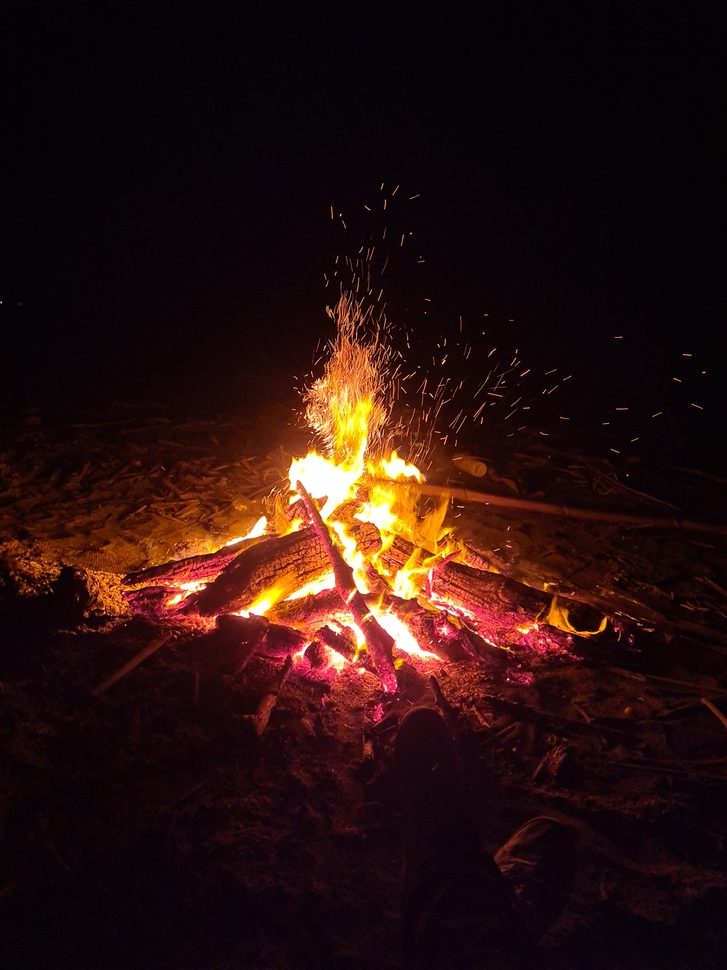
#> input picture scripts/imgs/campfire.jpg, 727 x 970 px, shrunk from 3024 x 4032 before the run
$ python -i quality_detection_module.py   (imports and definitions only)   (older library calls are emulated)
#> lines starting #> are read from the running program, lines starting #| are printed output that depends on the picture
#> further down, picture is the input picture: shape (970, 727, 3); mean B, G, R 15.2, 17.6, 41.4
import cv2
import numpy as np
import numpy.typing as npt
from PIL.Image import Image

from app.data.interfaces.visual_data import ImageQualityData, VisualData
from app.processing.pipeline.base_module import VisualModule


def sharpness_measurement(image: npt.NDArray[np.uint8]) -> float:
    """
    Measure image sharpness using Laplacian variance method.
    A higher variance indicates a sharper image.
    """
    gray_image = cv2.cvtColor(image, cv2.COLOR_BGR2GRAY)
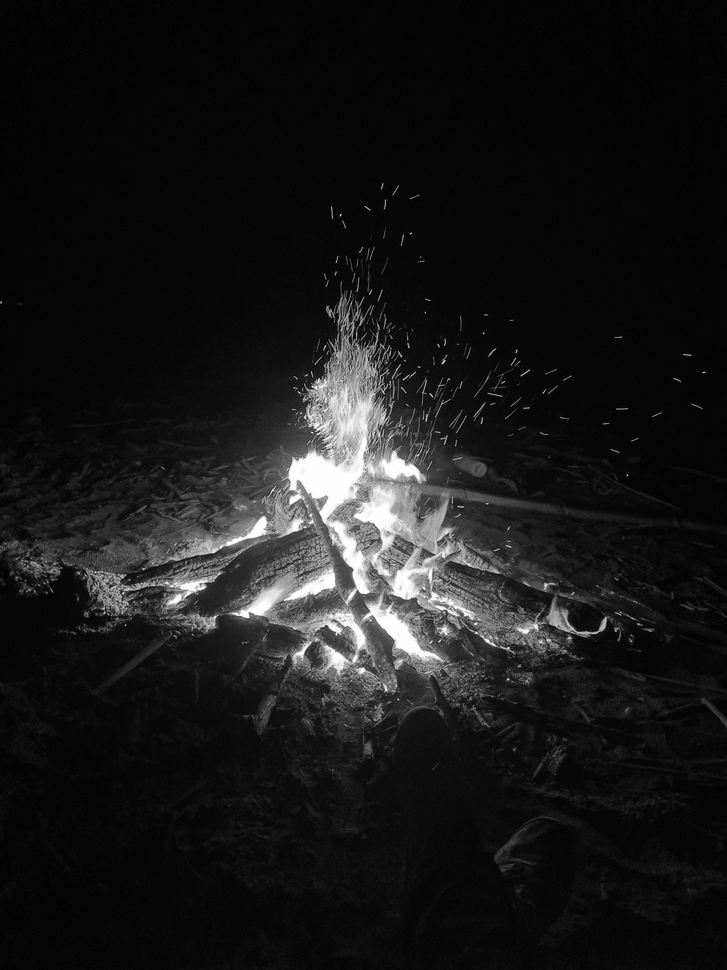
#> gray_image: shape (970, 727); min 0, max 255, mean 24.4
    laplacian = cv2.Laplacian(gray_image, cv2.CV_64F)
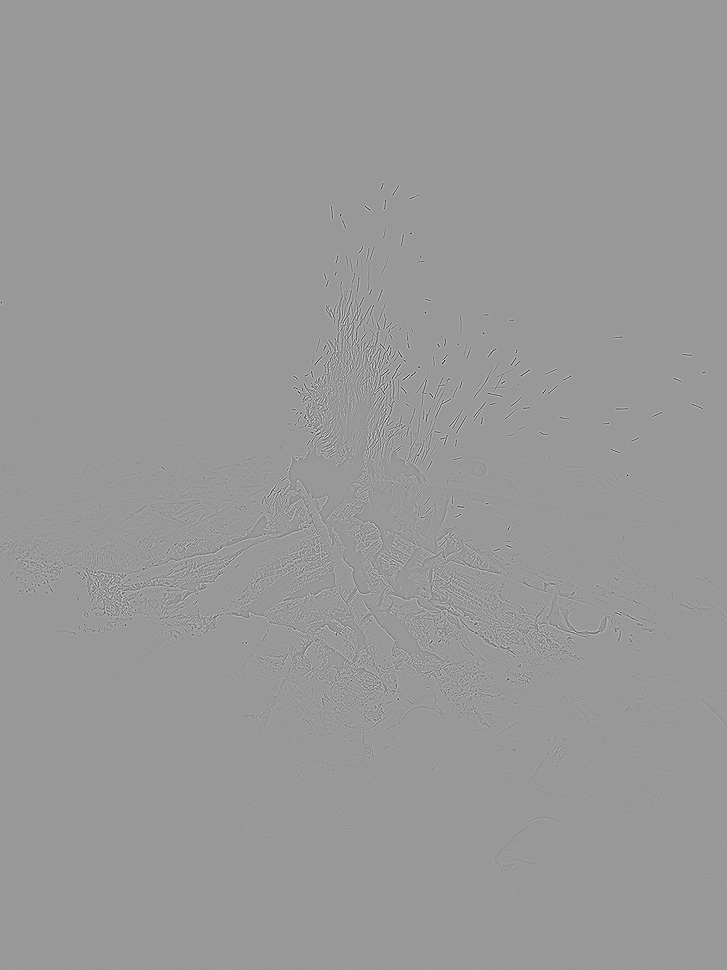
#> laplacian: shape (970, 727) float64; min -635, max 428, mean 0; drawn with min black and max white
    return float(laplacian.var())


def exposure_measurement(image: npt.NDArray[np.uint8]) -> tuple[float, float]:
    """
    Measure image exposure by analyzing brightness and contrast.
    - Check mean brightness (underexposed if too dark, overexposed if too bright).
    - Check contrast (low contrast may indicate poor exposure).
    """
    gray_image = cv2.cvtColor(image, cv2.COLOR_BGR2GRAY)
    mean_brightness = np.mean(gray_image)  # type: ignore[arg-type]
    # Calculate contrast (standard deviation of pixel intensities)
    contrast = np.std(gray_image)  # type: ignore[arg-type]
    return float(mean_brightness), float(contrast)


def noise_measurement(image: npt.NDArray[np.uint8]) -> int:
    """
    Detect noise in an image by comparing the original image with a blurred version.
    - Higher differences between the original and blurred image indicate more noise.
    """

    gray_image = cv2.cvtColor(image, cv2.COLOR_BGR2GRAY)
    blurred_image = cv2.GaussianBlur(gray_image, (5, 5), 0)
    diff = cv2.absdiff(gray_image, blurred_image)
    return int(np.sum(diff))


def calculate_dynamic_range(image: npt.NDArray[np.uint8], sample_fraction: float = 0.1) -> float:
    """Calculate the dynamic range of an image using a sample of the darkest and brightest pixels."""
    # Convert to grayscale if the image is in color
    image = cv2.cvtColor(image, cv2.COLOR_BGR2GRAY)  # type: ignore[assignment]

    # Flatten the image into a 1D array and sort the pixel values
    flattened = image.flatten()
    sorted_pixels = np.sort(flattened)

    # Determine the number of pixels to sample
    num_pixels = len(sorted_pixels)
    sample_size = max(1, int(num_pixels * sample_fraction))  # Ensure at least 1 pixel is sampled

    # Get the mean of the darkest and brightest pixel samples
    darkest_mean = np.mean(sorted_pixels[:sample_size])
    brightest_mean = np.mean(sorted_pixels[-sample_size:])

    return float(brightest_mean - darkest_mean)


def measure_clipping(image: npt.NDArray[np.uint8]) -> float:
    """
    Calculate the percentage of pixels that are clipped (either 0 or 255) in a grayscale image.
    """
    image = cv2.cvtColor(image, cv2.COLOR_BGR2GRAY)  # type: ignore[assignment]

    # Count the number of clipped pixels (0 or 255)
    total_pixels = image.size
    clipped_black = 0
    clipped_white = 255
    clipped_pixels = np.sum((image == clipped_black) | (image == clipped_white))

    # Calculate the percentage of clipped pixels
    return float(clipped_pixels / total_pixels)


def composite_quality_score(
    image: npt.NDArray[np.uint8],
    sharpness_weight: float = 2.0,
    exposure_weight: float = 1.0,
    noise_weight: float = 0.2,
    dynamic_range_weight: float = 1.0,
    clipping_weight: float = 1.0,
) -> float:
    """Combine individual image quality metrics (sharpness, exposure, noise, dynamic range, clipping)
    into a single composite score from 0 to 1. Higher score indicates better image quality.
    Each score is weighted according to the specified weights.
    """
    # Measure sharpness (higher is better)
    sharpness = sharpness_measurement(image)
#> sharpness = 773.8
    sharpness_score = min(sharpness / 2000.0, 1.0)
#> sharpness_score = 0.387

    # Measure exposure
    mean_brightness, contrast = exposure_measurement(image)
#> in exposure_measurement, `mean_brightness = np.mean(gray_image)`: mean_brightness = 24.41
#> in exposure_measurement, `contrast = np.std(gray_image)`: contrast = 44.34
#> mean_brightness = 24.41; contrast = 44.34
    brightness_score = 1 - min(abs(mean_brightness - 160) / 160, 1)  # (non-extreme brightness is better)
#> brightness_score = 0.153
    contrast_score = min(contrast / 100, 1.0)  # Higher contrast is better
#> contrast_score = 0.443

    # Measure noise (lower noise is better)
    noise = noise_measurement(image)
#> in noise_measurement, `diff = cv2.absdiff(gray_image, blurred_image)`:
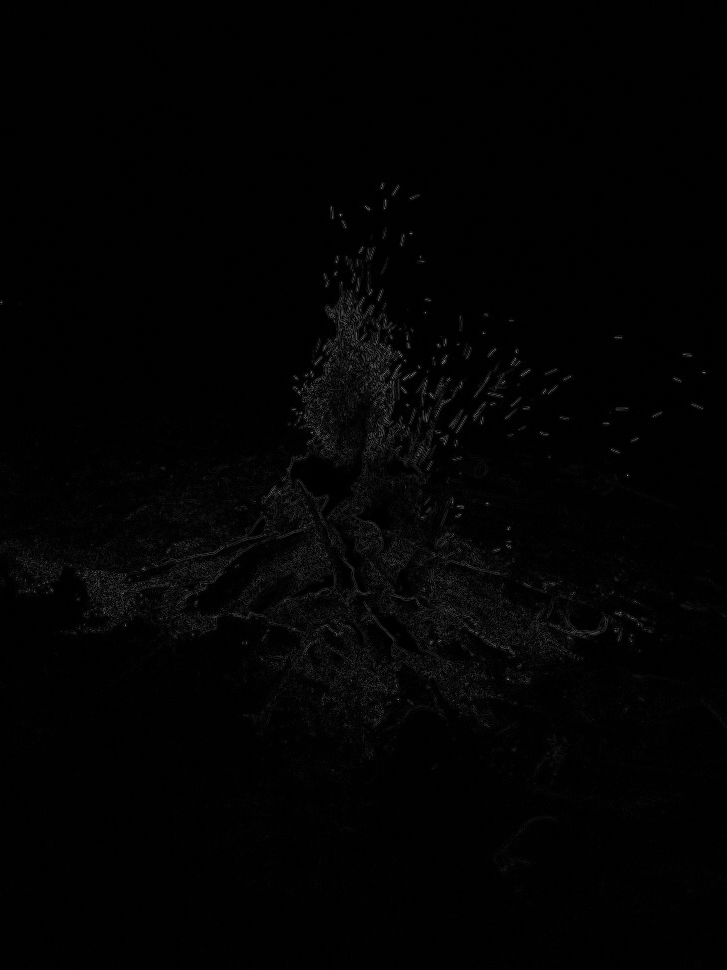
#> diff: shape (970, 727); min 0, max 157, mean 2.6
#> noise = 1810671
    noise_score = max(1 - min(noise / 200000000.0, 1.0), 0.0)
#> noise_score = 0.991

    # Measure dynamic range (higher is better)
    dynamic_range = calculate_dynamic_range(image)
#> in calculate_dynamic_range, `num_pixels = len(sorted_pixels)`: num_pixels = 705190
#> in calculate_dynamic_range, `sample_size = max(1, int(num_pixels * sample_fraction))`: sample_size = 70519
#> in calculate_dynamic_range, `darkest_mean = np.mean(sorted_pixels[:sample_size])`: darkest_mean = 3.04
#> in calculate_dynamic_range, `brightest_mean = np.mean(sorted_pixels[-sample_size:])`: brightest_mean = 141.1
#> dynamic_range = 138
    dynamic_range_score = min(dynamic_range / 100, 1.0)  # Normalize dynamic range score
#> dynamic_range_score = 1

    # Measure clipping (lower is better)
    clipping_percentage = measure_clipping(image)
#> in measure_clipping, `clipped_pixels = np.sum((image == clipped_black) | (image == clipped_w..`: clipped_pixels = 366
#> clipping_percentage = 0.000519
    clipping_score = max(1 - clipping_percentage / 0.1, 0.0)
#> clipping_score = 0.995

    # Compute weighted composite score
    weighted_score = (
        sharpness_weight * sharpness_score
        + exposure_weight * (brightness_score + contrast_score) / 2
        + noise_weight * noise_score
        + dynamic_range_weight * dynamic_range_score
        + clipping_weight * clipping_score
    )
#> weighted_score = 3.26

    # Normalize the final score to be between 0 and 1 by dividing by the total weight
    total_weight = sharpness_weight + exposure_weight + noise_weight + dynamic_range_weight + clipping_weight
    return weighted_score / total_weight


# [15 lines that did not run here, left out]

>>> import cv2
>>> picture = cv2.imread('../../../../scripts/imgs/campfire.jpg')
>>> result = composite_quality_score(picture)
#> result = 0.628
